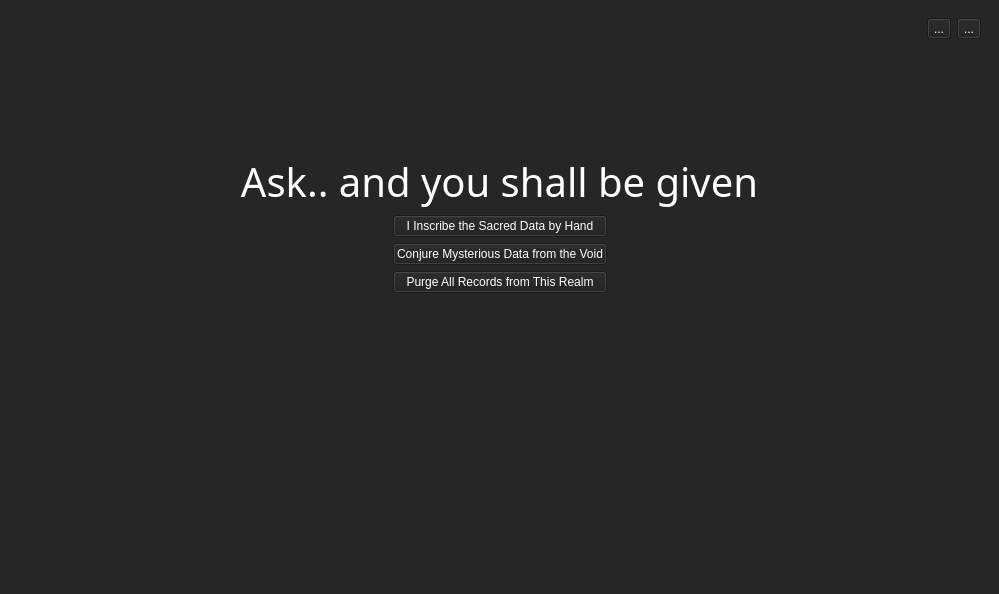
<?xml version="1.0" encoding="UTF-8"?>
<ui version="4.0">
 <class>MainWindow</class>
 <widget class="QMainWindow" name="MainWindow">
  <property name="geometry">
   <rect>
    <x>0</x>
    <y>0</y>
    <width>791</width>
    <height>594</height>
   </rect>
  </property>
  <property name="palette">
   <palette>
    <active>
     <colorrole role="WindowText">
      <brush brushstyle="SolidPattern">
       <color alpha="255">
        <red>255</red>
        <green>255</green>
        <blue>255</blue>
       </color>
      </brush>
     </colorrole>
     <colorrole role="Button">
      <brush brushstyle="SolidPattern">
       <color alpha="255">
        <red>31</red>
        <green>31</green>
        <blue>31</blue>
       </color>
      </brush>
     </colorrole>
     <colorrole role="Light">
      <brush brushstyle="SolidPattern">
       <color alpha="255">
        <red>82</red>
        <green>82</green>
        <blue>82</blue>
       </color>
      </brush>
     </colorrole>
     <colorrole role="Midlight">
      <brush brushstyle="SolidPattern">
       <color alpha="255">
        <red>68</red>
        <green>68</green>
        <blue>68</blue>
       </color>
      </brush>
     </colorrole>
     <colorrole role="Dark">
      <brush brushstyle="SolidPattern">
       <color alpha="255">
        <red>27</red>
        <green>27</green>
        <blue>27</blue>
       </color>
      </brush>
     </colorrole>
     <colorrole role="Mid">
      <brush brushstyle="SolidPattern">
       <color alpha="255">
        <red>37</red>
        <green>37</green>
        <blue>37</blue>
       </color>
      </brush>
     </colorrole>
     <colorrole role="Text">
      <brush brushstyle="SolidPattern">
       <color alpha="255">
        <red>255</red>
        <green>255</green>
        <blue>255</blue>
       </color>
      </brush>
     </colorrole>
     <colorrole role="BrightText">
      <brush brushstyle="SolidPattern">
       <color alpha="255">
        <red>255</red>
        <green>255</green>
        <blue>255</blue>
       </color>
      </brush>
     </colorrole>
     <colorrole role="ButtonText">
      <brush brushstyle="SolidPattern">
       <color alpha="255">
        <red>255</red>
        <green>255</green>
        <blue>255</blue>
       </color>
      </brush>
     </colorrole>
     <colorrole role="Base">
      <brush brushstyle="SolidPattern">
       <color alpha="255">
        <red>33</red>
        <green>33</green>
        <blue>33</blue>
       </color>
      </brush>
     </colorrole>
     <colorrole role="Window">
      <brush brushstyle="SolidPattern">
       <color alpha="255">
        <red>38</red>
        <green>38</green>
        <blue>38</blue>
       </color>
      </brush>
     </colorrole>
     <colorrole role="Shadow">
      <brush brushstyle="SolidPattern">
       <color alpha="255">
        <red>0</red>
        <green>0</green>
        <blue>0</blue>
       </color>
      </brush>
     </colorrole>
     <colorrole role="Highlight">
      <brush brushstyle="SolidPattern">
       <color alpha="255">
        <red>32</red>
        <green>32</green>
        <blue>32</blue>
       </color>
      </brush>
     </colorrole>
     <colorrole role="Link">
      <brush brushstyle="SolidPattern">
       <color alpha="255">
        <red>0</red>
        <green>0</green>
        <blue>255</blue>
       </color>
      </brush>
     </colorrole>
     <colorrole role="LinkVisited">
      <brush brushstyle="SolidPattern">
       <color alpha="255">
        <red>85</red>
        <green>0</green>
        <blue>255</blue>
       </color>
      </brush>
     </colorrole>
     <colorrole role="AlternateBase">
      <brush brushstyle="SolidPattern">
       <color alpha="255">
        <red>27</red>
        <green>27</green>
        <blue>27</blue>
       </color>
      </brush>
     </colorrole>
     <colorrole role="ToolTipBase">
      <brush brushstyle="SolidPattern">
       <color alpha="255">
        <red>31</red>
        <green>31</green>
        <blue>31</blue>
       </color>
      </brush>
     </colorrole>
     <colorrole role="ToolTipText">
      <brush brushstyle="SolidPattern">
       <color alpha="255">
        <red>255</red>
        <green>255</green>
        <blue>220</blue>
       </color>
      </brush>
     </colorrole>
     <colorrole role="PlaceholderText">
      <brush brushstyle="SolidPattern">
       <color alpha="127">
        <red>255</red>
        <green>255</green>
        <blue>255</blue>
       </color>
      </brush>
     </colorrole>
     <colorrole role="Accent">
      <brush brushstyle="SolidPattern">
       <color alpha="255">
        <red>0</red>
        <green>0</green>
        <blue>0</blue>
       </color>
      </brush>
     </colorrole>
    </active>
    <inactive>
     <colorrole role="WindowText">
      <brush brushstyle="SolidPattern">
       <color alpha="255">
        <red>255</red>
        <green>255</green>
        <blue>255</blue>
       </color>
      </brush>
     </colorrole>
     <colorrole role="Button">
      <brush brushstyle="SolidPattern">
       <color alpha="255">
        <red>31</red>
        <green>31</green>
        <blue>31</blue>
       </color>
      </brush>
     </colorrole>
     <colorrole role="Light">
      <brush brushstyle="SolidPattern">
       <color alpha="255">
        <red>82</red>
        <green>82</green>
        <blue>82</blue>
       </color>
      </brush>
     </colorrole>
     <colorrole role="Midlight">
      <brush brushstyle="SolidPattern">
       <color alpha="255">
        <red>68</red>
        <green>68</green>
        <blue>68</blue>
       </color>
      </brush>
     </colorrole>
     <colorrole role="Dark">
      <brush brushstyle="SolidPattern">
       <color alpha="255">
        <red>27</red>
        <green>27</green>
        <blue>27</blue>
       </color>
      </brush>
     </colorrole>
     <colorrole role="Mid">
      <brush brushstyle="SolidPattern">
       <color alpha="255">
        <red>37</red>
        <green>37</green>
        <blue>37</blue>
       </color>
      </brush>
     </colorrole>
     <colorrole role="Text">
      <brush brushstyle="SolidPattern">
       <color alpha="255">
        <red>255</red>
        <green>255</green>
        <blue>255</blue>
       </color>
      </brush>
     </colorrole>
     <colorrole role="BrightText">
      <brush brushstyle="SolidPattern">
       <color alpha="255">
        <red>255</red>
        <green>255</green>
        <blue>255</blue>
       </color>
      </brush>
     </colorrole>
     <colorrole role="ButtonText">
      <brush brushstyle="SolidPattern">
       <color alpha="255">
        <red>255</red>
        <green>255</green>
        <blue>255</blue>
       </color>
      </brush>
     </colorrole>
     <colorrole role="Base">
      <brush brushstyle="SolidPattern">
       <color alpha="255">
        <red>33</red>
        <green>33</green>
        <blue>33</blue>
       </color>
      </brush>
     </colorrole>
     <colorrole role="Window">
      <brush brushstyle="SolidPattern">
       <color alpha="255">
        <red>38</red>
        <green>38</green>
        <blue>38</blue>
       </color>
      </brush>
     </colorrole>
     <colorrole role="Shadow">
      <brush brushstyle="SolidPattern">
       <color alpha="255">
        <red>0</red>
        <green>0</green>
        <blue>0</blue>
       </color>
      </brush>
     </colorrole>
     <colorrole role="Link">
      <brush brushstyle="SolidPattern">
       <color alpha="255">
        <red>0</red>
        <green>0</green>
        <blue>255</blue>
       </color>
      </brush>
     </colorrole>
     <colorrole role="LinkVisited">
      <brush brushstyle="SolidPattern">
       <color alpha="255">
        <red>85</red>
        <green>0</green>
        <blue>255</blue>
       </color>
      </brush>
     </colorrole>
     <colorrole role="AlternateBase">
      <brush brushstyle="SolidPattern">
       <color alpha="255">
        <red>27</red>
        <green>27</green>
        <blue>27</blue>
       </color>
      </brush>
     </colorrole>
     <colorrole role="ToolTipBase">
      <brush brushstyle="SolidPattern">
       <color alpha="255">
        <red>31</red>
        <green>31</green>
        <blue>31</blue>
       </color>
      </brush>
     </colorrole>
     <colorrole role="ToolTipText">
      <brush brushstyle="SolidPattern">
       <color alpha="255">
        <red>255</red>
        <green>255</green>
        <blue>220</blue>
       </color>
      </brush>
     </colorrole>
     <colorrole role="PlaceholderText">
      <brush brushstyle="SolidPattern">
       <color alpha="127">
        <red>255</red>
        <green>255</green>
        <blue>255</blue>
       </color>
      </brush>
     </colorrole>
     <colorrole role="Accent">
      <brush brushstyle="SolidPattern">
       <color alpha="255">
        <red>0</red>
        <green>0</green>
        <blue>0</blue>
       </color>
      </brush>
     </colorrole>
    </inactive>
    <disabled>
     <colorrole role="WindowText">
      <brush brushstyle="SolidPattern">
       <color alpha="255">
        <red>255</red>
        <green>0</green>
        <blue>0</blue>
       </color>
      </brush>
     </colorrole>
     <colorrole role="Button">
      <brush brushstyle="SolidPattern">
       <color alpha="255">
        <red>85</red>
        <green>0</green>
        <blue>0</blue>
       </color>
      </brush>
     </colorrole>
     <colorrole role="Light">
      <brush brushstyle="SolidPattern">
       <color alpha="255">
        <red>82</red>
        <green>82</green>
        <blue>82</blue>
       </color>
      </brush>
     </colorrole>
     <colorrole role="Midlight">
      <brush brushstyle="SolidPattern">
       <color alpha="255">
        <red>68</red>
        <green>68</green>
        <blue>68</blue>
       </color>
      </brush>
     </colorrole>
     <colorrole role="Dark">
      <brush brushstyle="SolidPattern">
       <color alpha="255">
        <red>27</red>
        <green>27</green>
        <blue>27</blue>
       </color>
      </brush>
     </colorrole>
     <colorrole role="Mid">
      <brush brushstyle="SolidPattern">
       <color alpha="255">
        <red>37</red>
        <green>37</green>
        <blue>37</blue>
       </color>
      </brush>
     </colorrole>
     <colorrole role="Text">
      <brush brushstyle="SolidPattern">
       <color alpha="255">
        <red>255</red>
        <green>0</green>
        <blue>0</blue>
       </color>
      </brush>
     </colorrole>
     <colorrole role="BrightText">
      <brush brushstyle="SolidPattern">
       <color alpha="255">
        <red>255</red>
        <green>255</green>
        <blue>255</blue>
       </color>
      </brush>
     </colorrole>
     <colorrole role="ButtonText">
      <brush brushstyle="SolidPattern">
       <color alpha="255">
        <red>255</red>
        <green>0</green>
        <blue>0</blue>
       </color>
      </brush>
     </colorrole>
     <colorrole role="Base">
      <brush brushstyle="SolidPattern">
       <color alpha="255">
        <red>38</red>
        <green>38</green>
        <blue>38</blue>
       </color>
      </brush>
     </colorrole>
     <colorrole role="Window">
      <brush brushstyle="SolidPattern">
       <color alpha="255">
        <red>38</red>
        <green>38</green>
        <blue>38</blue>
       </color>
      </brush>
     </colorrole>
     <colorrole role="Shadow">
      <brush brushstyle="SolidPattern">
       <color alpha="255">
        <red>0</red>
        <green>0</green>
        <blue>0</blue>
       </color>
      </brush>
     </colorrole>
     <colorrole role="Highlight">
      <brush brushstyle="SolidPattern">
       <color alpha="255">
        <red>85</red>
        <green>0</green>
        <blue>0</blue>
       </color>
      </brush>
     </colorrole>
     <colorrole role="HighlightedText">
      <brush brushstyle="SolidPattern">
       <color alpha="255">
        <red>255</red>
        <green>0</green>
        <blue>0</blue>
       </color>
      </brush>
     </colorrole>
     <colorrole role="Link">
      <brush brushstyle="SolidPattern">
       <color alpha="255">
        <red>255</red>
        <green>0</green>
        <blue>0</blue>
       </color>
      </brush>
     </colorrole>
     <colorrole role="LinkVisited">
      <brush brushstyle="SolidPattern">
       <color alpha="255">
        <red>255</red>
        <green>0</green>
        <blue>0</blue>
       </color>
      </brush>
     </colorrole>
     <colorrole role="AlternateBase">
      <brush brushstyle="SolidPattern">
       <color alpha="255">
        <red>85</red>
        <green>0</green>
        <blue>0</blue>
       </color>
      </brush>
     </colorrole>
     <colorrole role="ToolTipBase">
      <brush brushstyle="SolidPattern">
       <color alpha="255">
        <red>31</red>
        <green>31</green>
        <blue>31</blue>
       </color>
      </brush>
     </colorrole>
     <colorrole role="ToolTipText">
      <brush brushstyle="SolidPattern">
       <color alpha="255">
        <red>255</red>
        <green>255</green>
        <blue>220</blue>
       </color>
      </brush>
     </colorrole>
     <colorrole role="PlaceholderText">
      <brush brushstyle="SolidPattern">
       <color alpha="127">
        <red>85</red>
        <green>0</green>
        <blue>0</blue>
       </color>
      </brush>
     </colorrole>
     <colorrole role="Accent">
      <brush brushstyle="SolidPattern">
       <color alpha="255">
        <red>85</red>
        <green>0</green>
        <blue>0</blue>
       </color>
      </brush>
     </colorrole>
    </disabled>
   </palette>
  </property>
  <property name="windowTitle">
   <string>MainWindow</string>
  </property>
  <property name="autoFillBackground">
   <bool>false</bool>
  </property>
  <widget class="QWidget" name="centralwidget">
   <property name="enabled">
    <bool>true</bool>
   </property>
   <property name="styleSheet">
    <string notr="true"/>
   </property>
   <layout class="QVBoxLayout" name="verticalLayout" stretch="0,1">
    <item>
     <widget class="QWidget" name="upperBar" native="true">
      <property name="layoutDirection">
       <enum>Qt::LayoutDirection::RightToLeft</enum>
      </property>
      <layout class="QHBoxLayout" name="horizontalLayout">
       <property name="sizeConstraint">
        <enum>QLayout::SizeConstraint::SetFixedSize</enum>
       </property>
       <item>
        <widget class="QToolButton" name="exit">
         <property name="text">
          <string>...</string>
         </property>
         <property name="icon">
          <iconset theme="QIcon::ThemeIcon::ApplicationExit"/>
         </property>
         <property name="iconSize">
          <size>
           <width>16</width>
           <height>16</height>
          </size>
         </property>
        </widget>
       </item>
       <item>
        <widget class="QToolButton" name="minimize">
         <property name="text">
          <string>...</string>
         </property>
         <property name="icon">
          <iconset theme="QIcon::ThemeIcon::ListRemove"/>
         </property>
         <property name="iconSize">
          <size>
           <width>16</width>
           <height>16</height>
          </size>
         </property>
        </widget>
       </item>
       <item>
        <spacer name="horizontalSpacer">
         <property name="orientation">
          <enum>Qt::Orientation::Horizontal</enum>
         </property>
         <property name="sizeHint" stdset="0">
          <size>
           <width>909</width>
           <height>17</height>
          </size>
         </property>
        </spacer>
       </item>
      </layout>
     </widget>
    </item>
    <item>
     <widget class="QWidget" name="main" native="true">
      <property name="styleSheet">
       <string notr="true"/>
      </property>
      <layout class="QVBoxLayout" name="verticalLayout_3" stretch="0,0,0">
       <property name="topMargin">
        <number>100</number>
       </property>
       <item>
        <layout class="QHBoxLayout" name="horizontalLayout_2">
         <item>
          <widget class="QLabel" name="ask">
           <property name="font">
            <font>
             <family>TS Rotger</family>
             <pointsize>30</pointsize>
             <kerning>true</kerning>
             <hintingpreference>PreferDefaultHinting</hintingpreference>
             <fontweight>Medium</fontweight>
            </font>
           </property>
           <property name="cursor">
            <cursorShape>ArrowCursor</cursorShape>
           </property>
           <property name="toolTip">
            <string>&lt;html&gt;&lt;head/&gt;&lt;body&gt;&lt;p&gt;&lt;span style=&quot; font-weight:700;&quot;&gt;are you petting me.. master?&lt;/span&gt;&lt;/p&gt;&lt;/body&gt;&lt;/html&gt;</string>
           </property>
           <property name="layoutDirection">
            <enum>Qt::LayoutDirection::LeftToRight</enum>
           </property>
           <property name="text">
            <string>Ask.. and you shall be given</string>
           </property>
           <property name="scaledContents">
            <bool>false</bool>
           </property>
           <property name="alignment">
            <set>Qt::AlignmentFlag::AlignCenter</set>
           </property>
          </widget>
         </item>
        </layout>
       </item>
       <item>
        <layout class="QHBoxLayout" name="horizontalLayout_4">
         <property name="leftMargin">
          <number>10</number>
         </property>
         <property name="rightMargin">
          <number>10</number>
         </property>
         <property name="bottomMargin">
          <number>0</number>
         </property>
         <item>
          <spacer name="horizontalSpacer_2">
           <property name="orientation">
            <enum>Qt::Orientation::Horizontal</enum>
           </property>
           <property name="sizeHint" stdset="0">
            <size>
             <width>40</width>
             <height>20</height>
            </size>
           </property>
          </spacer>
         </item>
         <item>
          <layout class="QVBoxLayout" name="verticalLayout_2">
           <property name="rightMargin">
            <number>0</number>
           </property>
           <property name="bottomMargin">
            <number>0</number>
           </property>
           <item>
            <widget class="QPushButton" name="manual">
             <property name="maximumSize">
              <size>
               <width>400</width>
               <height>16777215</height>
              </size>
             </property>
             <property name="text">
              <string>I Inscribe the Sacred Data by Hand</string>
             </property>
            </widget>
           </item>
           <item>
            <widget class="QPushButton" name="random">
             <property name="maximumSize">
              <size>
               <width>400</width>
               <height>16777215</height>
              </size>
             </property>
             <property name="font">
              <font>
               <kerning>true</kerning>
              </font>
             </property>
             <property name="layoutDirection">
              <enum>Qt::LayoutDirection::LeftToRight</enum>
             </property>
             <property name="text">
              <string>Conjure Mysterious Data from the Void</string>
             </property>
            </widget>
           </item>
           <item>
            <widget class="QPushButton" name="reset">
             <property name="maximumSize">
              <size>
               <width>400</width>
               <height>16777215</height>
              </size>
             </property>
             <property name="text">
              <string>Purge All Records from This Realm</string>
             </property>
            </widget>
           </item>
          </layout>
         </item>
         <item>
          <spacer name="horizontalSpacer_3">
           <property name="orientation">
            <enum>Qt::Orientation::Horizontal</enum>
           </property>
           <property name="sizeHint" stdset="0">
            <size>
             <width>40</width>
             <height>20</height>
            </size>
           </property>
          </spacer>
         </item>
        </layout>
       </item>
       <item>
        <spacer name="verticalSpacer">
         <property name="orientation">
          <enum>Qt::Orientation::Vertical</enum>
         </property>
         <property name="sizeHint" stdset="0">
          <size>
           <width>20</width>
           <height>40</height>
          </size>
         </property>
        </spacer>
       </item>
      </layout>
     </widget>
    </item>
   </layout>
  </widget>
  <action name="actionFile">
   <property name="text">
    <string>File</string>
   </property>
  </action>
  <action name="actionReset">
   <property name="text">
    <string>Reset</string>
   </property>
  </action>
 </widget>
 <tabstops>
  <tabstop>exit</tabstop>
  <tabstop>minimize</tabstop>
 </tabstops>
 <resources/>
 <connections/>
</ui>
